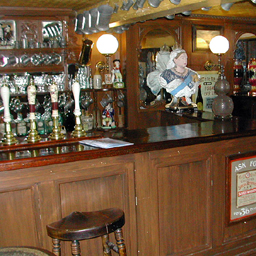
#> input picture example_dataset/bar/bar_0001.jpg, 256 x 256 px, found by its file name; its folder holds 4 pictures in this run
$ jupyter execute --allow-errors DataPreprocessing.ipynb
#> lines starting #> are read from the running program, lines starting #| are printed output that depends on the picture; pictures that were not available may be replaced by others from this repository, and a replacement may not be noted
1. Image preprocessing :
    1. Data Cleaning:
    Removing corrupt images from dataset
        Error ::: Image not found:workingCopy/bar/bar_0527.jpg
    2.Data Reshaping and Data Augmentation::Plotting dimensions of images:
    Size variation -> bar images  apt size = (256, 256)  [604 images] --> 528 resized. total = 602.
    Restaurant -> 450 images :: After augmentation --> 500


[cell 1]
import os
import numpy as np
import matplotlib.pyplot as plt

number_classes = {'class_bar': len(os.listdir('workingCopy/bar')),
'class_beach': len(os.listdir('workingCopy/beach')),
'class_bookstore': len(os.listdir('workingCopy/bookstore')),
'Class_restaurant': len(os.listdir('workingCopy/restaurant')),
'Class_subway': len(os.listdir('workingCopy/subway'))}
plt.bar(number_classes.keys(), number_classes.values(), width = .5);

i = 0
bar_width = 0.5
for key, value in number_classes.items():
    plt.text(i + bar_width,value,str(value), ha = 'center', va='bottom')
    i = i + bar_width

plt.title("Number of Images by Class");
plt.xlabel('Class Name');
plt.ylabel('# Images');
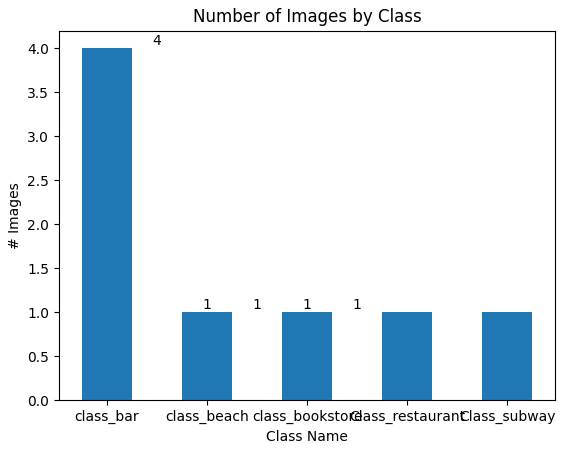
#> figure drawn by matplotlib, 1 panel; tallest bar 4 high, from x = -0.25 to 0.25

[cell 2]
import dask.bag as bag
import pandas as pd
import dask.diagnostics as diagnostics
from dask.diagnostics import ProgressBar
from PIL import Image

directories = {'class_bar':'workingCopy/bar/'}
# 'class_beach': 'workingCopy/beach/',
# 'class_bookstore':'workingCopy/bookstore/',
# 'Class_restaurant':'workingCopy/restaurant/',
# 'Class_subway':'workingCopy/subway/'}


def get_dims(file):
    im = Image.open(file)
    arr = np.array(im)
    h = arr.shape[0]
    w = arr.shape[1]
    return h,w

#> (the rest of this cell did not finish here and is left out)

Image resizing to 256x256 and removing damaged image.

[cell 3]
directories = {'class_bar':'workingCopy/bar/'}

#> (the rest of this cell did not finish here and is left out)

[cell 4]
print(len(os.listdir('workingCopy/new_bar')))

[cell 5]
directories = {'class_bar':'workingCopy/bar/'}

#> (the rest of this cell did not finish here and is left out)

[cell 6]
directories = {'class_bar':'workingCopy/bar/',
'class_beach': 'workingCopy/beach/',
'class_bookstore':'workingCopy/bookstore/',
'Class_restaurant':'workingCopy/restaurant/',
'Class_subway':'workingCopy/subway/',
'Class_subway':'workingCopy/Resized_bar/'}

#> (the rest of this cell did not finish here and is left out)

Data augmentation on Restaurant images:

1. images flipped in x (mirrored images).
2. images grayscaled.
3. Sharpening images a little.
4. Change in contrast and brightness.

[cell 7]
import os
import numpy as np
import matplotlib.pyplot as plt
import cv2
import random
filepath = 'workingCopy/restaurant/'
filelist = [filepath + f for f in os.listdir(filepath)]

#20 random images flipped in x:
for i in range(0,19):
    ramdom_file = random.choice(filelist)
    image = cv2.imread(ramdom_file)
#> image is the input picture: shape (256, 256, 3); mean B, G, R 61.9, 86.6, 112.4
    fliped_image = cv2.flip(image,1)
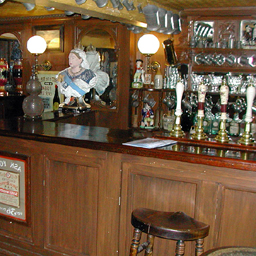
#> fliped_image: shape (256, 256, 3); mean B, G, R 61.9, 86.6, 112.4
    split = ramdom_file.split("/")
    new_file_name = 'workingCopy/augmentedRestaurant/'+ split[-1]
    cv2.imwrite(new_file_name, fliped_image)

#5 random images grayscaled:
for i in range(0,6):
    ramdom_file = random.choice(filelist)
#> ramdom_file = 'workingCopy/restaurant/bar_0001.jpg'
    image = cv2.imread(ramdom_file)
    fliped_image = cv2.cvtColor(image, cv2.COLOR_BGR2GRAY)
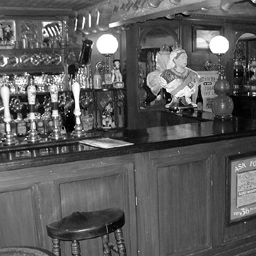
#> fliped_image: shape (256, 256); min 0, max 255, mean 91.5
    split = ramdom_file.split("/")
#> split = ['workingCopy', 'restaurant', 'bar_0001.jpg']
    new_file_name = 'workingCopy/augmentedRestaurant/'+ split[-1]
    cv2.imwrite(new_file_name, fliped_image)

#25 images Sharpening and contrast changes along with mirroring
for i in range(0,26):
    ramdom_file = random.choice(filelist)
    image = cv2.imread(ramdom_file)
    contrast = 1.5
    brightness = 10
    new_image = cv2.addWeighted(image, contrast, np.zeros(image.shape, image.dtype), 0, brightness)
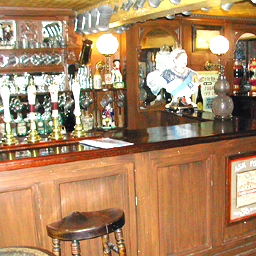
#> new_image: shape (256, 256, 3); mean B, G, R 98.3, 134.6, 172.4
    new_image = cv2.flip(new_image,1)
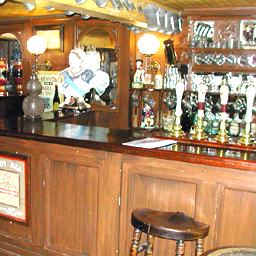
#> new_image: shape (256, 256, 3); mean B, G, R 98.3, 134.6, 172.4
    split = ramdom_file.split("/")
    new_file_name = 'workingCopy/augmentedRestaurant/'+ split[-1]
    cv2.imwrite(new_file_name, new_image)
